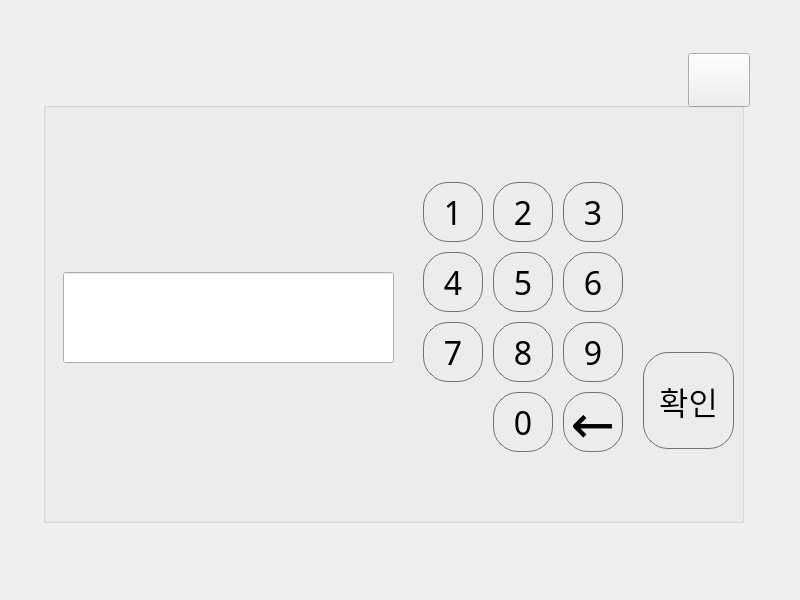
<?xml version="1.0" encoding="UTF-8"?>
<ui version="4.0">
 <class>D_set_para</class>
 <widget class="QDialog" name="D_set_para">
  <property name="geometry">
   <rect>
    <x>0</x>
    <y>0</y>
    <width>800</width>
    <height>600</height>
   </rect>
  </property>
  <property name="windowTitle">
   <string>Dialog</string>
  </property>
  <widget class="QLabel" name="l_bg">
   <property name="geometry">
    <rect>
     <x>0</x>
     <y>0</y>
     <width>800</width>
     <height>600</height>
    </rect>
   </property>
   <property name="palette">
    <palette>
     <active>
      <colorrole role="WindowText">
       <brush brushstyle="SolidPattern">
        <color alpha="255">
         <red>0</red>
         <green>0</green>
         <blue>0</blue>
        </color>
       </brush>
      </colorrole>
      <colorrole role="Button">
       <brush brushstyle="SolidPattern">
        <color alpha="255">
         <red>255</red>
         <green>254</green>
         <blue>253</blue>
        </color>
       </brush>
      </colorrole>
      <colorrole role="Light">
       <brush brushstyle="SolidPattern">
        <color alpha="255">
         <red>255</red>
         <green>255</green>
         <blue>255</blue>
        </color>
       </brush>
      </colorrole>
      <colorrole role="Midlight">
       <brush brushstyle="SolidPattern">
        <color alpha="255">
         <red>255</red>
         <green>254</green>
         <blue>254</blue>
        </color>
       </brush>
      </colorrole>
      <colorrole role="Dark">
       <brush brushstyle="SolidPattern">
        <color alpha="255">
         <red>127</red>
         <green>127</green>
         <blue>126</blue>
        </color>
       </brush>
      </colorrole>
      <colorrole role="Mid">
       <brush brushstyle="SolidPattern">
        <color alpha="255">
         <red>170</red>
         <green>169</green>
         <blue>169</blue>
        </color>
       </brush>
      </colorrole>
      <colorrole role="Text">
       <brush brushstyle="SolidPattern">
        <color alpha="255">
         <red>0</red>
         <green>0</green>
         <blue>0</blue>
        </color>
       </brush>
      </colorrole>
      <colorrole role="BrightText">
       <brush brushstyle="SolidPattern">
        <color alpha="255">
         <red>255</red>
         <green>255</green>
         <blue>255</blue>
        </color>
       </brush>
      </colorrole>
      <colorrole role="ButtonText">
       <brush brushstyle="SolidPattern">
        <color alpha="255">
         <red>0</red>
         <green>0</green>
         <blue>0</blue>
        </color>
       </brush>
      </colorrole>
      <colorrole role="Base">
       <brush brushstyle="SolidPattern">
        <color alpha="255">
         <red>255</red>
         <green>255</green>
         <blue>255</blue>
        </color>
       </brush>
      </colorrole>
      <colorrole role="Window">
       <brush brushstyle="SolidPattern">
        <color alpha="255">
         <red>255</red>
         <green>254</green>
         <blue>253</blue>
        </color>
       </brush>
      </colorrole>
      <colorrole role="Shadow">
       <brush brushstyle="SolidPattern">
        <color alpha="255">
         <red>0</red>
         <green>0</green>
         <blue>0</blue>
        </color>
       </brush>
      </colorrole>
      <colorrole role="AlternateBase">
       <brush brushstyle="SolidPattern">
        <color alpha="255">
         <red>255</red>
         <green>254</green>
         <blue>254</blue>
        </color>
       </brush>
      </colorrole>
      <colorrole role="ToolTipBase">
       <brush brushstyle="SolidPattern">
        <color alpha="255">
         <red>255</red>
         <green>255</green>
         <blue>220</blue>
        </color>
       </brush>
      </colorrole>
      <colorrole role="ToolTipText">
       <brush brushstyle="SolidPattern">
        <color alpha="255">
         <red>0</red>
         <green>0</green>
         <blue>0</blue>
        </color>
       </brush>
      </colorrole>
     </active>
     <inactive>
      <colorrole role="WindowText">
       <brush brushstyle="SolidPattern">
        <color alpha="255">
         <red>0</red>
         <green>0</green>
         <blue>0</blue>
        </color>
       </brush>
      </colorrole>
      <colorrole role="Button">
       <brush brushstyle="SolidPattern">
        <color alpha="255">
         <red>255</red>
         <green>254</green>
         <blue>253</blue>
        </color>
       </brush>
      </colorrole>
      <colorrole role="Light">
       <brush brushstyle="SolidPattern">
        <color alpha="255">
         <red>255</red>
         <green>255</green>
         <blue>255</blue>
        </color>
       </brush>
      </colorrole>
      <colorrole role="Midlight">
       <brush brushstyle="SolidPattern">
        <color alpha="255">
         <red>255</red>
         <green>254</green>
         <blue>254</blue>
        </color>
       </brush>
      </colorrole>
      <colorrole role="Dark">
       <brush brushstyle="SolidPattern">
        <color alpha="255">
         <red>127</red>
         <green>127</green>
         <blue>126</blue>
        </color>
       </brush>
      </colorrole>
      <colorrole role="Mid">
       <brush brushstyle="SolidPattern">
        <color alpha="255">
         <red>170</red>
         <green>169</green>
         <blue>169</blue>
        </color>
       </brush>
      </colorrole>
      <colorrole role="Text">
       <brush brushstyle="SolidPattern">
        <color alpha="255">
         <red>0</red>
         <green>0</green>
         <blue>0</blue>
        </color>
       </brush>
      </colorrole>
      <colorrole role="BrightText">
       <brush brushstyle="SolidPattern">
        <color alpha="255">
         <red>255</red>
         <green>255</green>
         <blue>255</blue>
        </color>
       </brush>
      </colorrole>
      <colorrole role="ButtonText">
       <brush brushstyle="SolidPattern">
        <color alpha="255">
         <red>0</red>
         <green>0</green>
         <blue>0</blue>
        </color>
       </brush>
      </colorrole>
      <colorrole role="Base">
       <brush brushstyle="SolidPattern">
        <color alpha="255">
         <red>255</red>
         <green>255</green>
         <blue>255</blue>
        </color>
       </brush>
      </colorrole>
      <colorrole role="Window">
       <brush brushstyle="SolidPattern">
        <color alpha="255">
         <red>255</red>
         <green>254</green>
         <blue>253</blue>
        </color>
       </brush>
      </colorrole>
      <colorrole role="Shadow">
       <brush brushstyle="SolidPattern">
        <color alpha="255">
         <red>0</red>
         <green>0</green>
         <blue>0</blue>
        </color>
       </brush>
      </colorrole>
      <colorrole role="AlternateBase">
       <brush brushstyle="SolidPattern">
        <color alpha="255">
         <red>255</red>
         <green>254</green>
         <blue>254</blue>
        </color>
       </brush>
      </colorrole>
      <colorrole role="ToolTipBase">
       <brush brushstyle="SolidPattern">
        <color alpha="255">
         <red>255</red>
         <green>255</green>
         <blue>220</blue>
        </color>
       </brush>
      </colorrole>
      <colorrole role="ToolTipText">
       <brush brushstyle="SolidPattern">
        <color alpha="255">
         <red>0</red>
         <green>0</green>
         <blue>0</blue>
        </color>
       </brush>
      </colorrole>
     </inactive>
     <disabled>
      <colorrole role="WindowText">
       <brush brushstyle="SolidPattern">
        <color alpha="255">
         <red>127</red>
         <green>127</green>
         <blue>126</blue>
        </color>
       </brush>
      </colorrole>
      <colorrole role="Button">
       <brush brushstyle="SolidPattern">
        <color alpha="255">
         <red>255</red>
         <green>254</green>
         <blue>253</blue>
        </color>
       </brush>
      </colorrole>
      <colorrole role="Light">
       <brush brushstyle="SolidPattern">
        <color alpha="255">
         <red>255</red>
         <green>255</green>
         <blue>255</blue>
        </color>
       </brush>
      </colorrole>
      <colorrole role="Midlight">
       <brush brushstyle="SolidPattern">
        <color alpha="255">
         <red>255</red>
         <green>254</green>
         <blue>254</blue>
        </color>
       </brush>
      </colorrole>
      <colorrole role="Dark">
       <brush brushstyle="SolidPattern">
        <color alpha="255">
         <red>127</red>
         <green>127</green>
         <blue>126</blue>
        </color>
       </brush>
      </colorrole>
      <colorrole role="Mid">
       <brush brushstyle="SolidPattern">
        <color alpha="255">
         <red>170</red>
         <green>169</green>
         <blue>169</blue>
        </color>
       </brush>
      </colorrole>
      <colorrole role="Text">
       <brush brushstyle="SolidPattern">
        <color alpha="255">
         <red>127</red>
         <green>127</green>
         <blue>126</blue>
        </color>
       </brush>
      </colorrole>
      <colorrole role="BrightText">
       <brush brushstyle="SolidPattern">
        <color alpha="255">
         <red>255</red>
         <green>255</green>
         <blue>255</blue>
        </color>
       </brush>
      </colorrole>
      <colorrole role="ButtonText">
       <brush brushstyle="SolidPattern">
        <color alpha="255">
         <red>127</red>
         <green>127</green>
         <blue>126</blue>
        </color>
       </brush>
      </colorrole>
      <colorrole role="Base">
       <brush brushstyle="SolidPattern">
        <color alpha="255">
         <red>255</red>
         <green>254</green>
         <blue>253</blue>
        </color>
       </brush>
      </colorrole>
      <colorrole role="Window">
       <brush brushstyle="SolidPattern">
        <color alpha="255">
         <red>255</red>
         <green>254</green>
         <blue>253</blue>
        </color>
       </brush>
      </colorrole>
      <colorrole role="Shadow">
       <brush brushstyle="SolidPattern">
        <color alpha="255">
         <red>0</red>
         <green>0</green>
         <blue>0</blue>
        </color>
       </brush>
      </colorrole>
      <colorrole role="AlternateBase">
       <brush brushstyle="SolidPattern">
        <color alpha="255">
         <red>255</red>
         <green>254</green>
         <blue>253</blue>
        </color>
       </brush>
      </colorrole>
      <colorrole role="ToolTipBase">
       <brush brushstyle="SolidPattern">
        <color alpha="255">
         <red>255</red>
         <green>255</green>
         <blue>220</blue>
        </color>
       </brush>
      </colorrole>
      <colorrole role="ToolTipText">
       <brush brushstyle="SolidPattern">
        <color alpha="255">
         <red>0</red>
         <green>0</green>
         <blue>0</blue>
        </color>
       </brush>
      </colorrole>
     </disabled>
    </palette>
   </property>
   <property name="focusPolicy">
    <enum>Qt::NoFocus</enum>
   </property>
   <property name="autoFillBackground">
    <bool>false</bool>
   </property>
   <property name="styleSheet">
    <string notr="true">background-image:url(&quot;:/new_images/1.png&quot;);</string>
   </property>
   <property name="text">
    <string/>
   </property>
  </widget>
  <widget class="QPushButton" name="b_close">
   <property name="geometry">
    <rect>
     <x>688</x>
     <y>53</y>
     <width>62</width>
     <height>54</height>
    </rect>
   </property>
   <property name="focusPolicy">
    <enum>Qt::NoFocus</enum>
   </property>
   <property name="text">
    <string/>
   </property>
   <property name="icon">
    <iconset>
     <normaloff>:/images/button/btn_Exit-01a.png</normaloff>
     <activeoff>:/images/button/btn_Exit-01b.png</activeoff>:/images/button/btn_Exit-01a.png</iconset>
   </property>
   <property name="iconSize">
    <size>
     <width>49</width>
     <height>47</height>
    </size>
   </property>
  </widget>
  <widget class="QLabel" name="l_bg_2">
   <property name="geometry">
    <rect>
     <x>39</x>
     <y>58</y>
     <width>709</width>
     <height>468</height>
    </rect>
   </property>
   <property name="palette">
    <palette>
     <active>
      <colorrole role="WindowText">
       <brush brushstyle="SolidPattern">
        <color alpha="255">
         <red>0</red>
         <green>0</green>
         <blue>0</blue>
        </color>
       </brush>
      </colorrole>
      <colorrole role="Button">
       <brush brushstyle="SolidPattern">
        <color alpha="255">
         <red>255</red>
         <green>254</green>
         <blue>253</blue>
        </color>
       </brush>
      </colorrole>
      <colorrole role="Light">
       <brush brushstyle="SolidPattern">
        <color alpha="255">
         <red>255</red>
         <green>255</green>
         <blue>255</blue>
        </color>
       </brush>
      </colorrole>
      <colorrole role="Midlight">
       <brush brushstyle="SolidPattern">
        <color alpha="255">
         <red>255</red>
         <green>254</green>
         <blue>254</blue>
        </color>
       </brush>
      </colorrole>
      <colorrole role="Dark">
       <brush brushstyle="SolidPattern">
        <color alpha="255">
         <red>127</red>
         <green>127</green>
         <blue>126</blue>
        </color>
       </brush>
      </colorrole>
      <colorrole role="Mid">
       <brush brushstyle="SolidPattern">
        <color alpha="255">
         <red>170</red>
         <green>169</green>
         <blue>169</blue>
        </color>
       </brush>
      </colorrole>
      <colorrole role="Text">
       <brush brushstyle="SolidPattern">
        <color alpha="255">
         <red>0</red>
         <green>0</green>
         <blue>0</blue>
        </color>
       </brush>
      </colorrole>
      <colorrole role="BrightText">
       <brush brushstyle="SolidPattern">
        <color alpha="255">
         <red>255</red>
         <green>255</green>
         <blue>255</blue>
        </color>
       </brush>
      </colorrole>
      <colorrole role="ButtonText">
       <brush brushstyle="SolidPattern">
        <color alpha="255">
         <red>0</red>
         <green>0</green>
         <blue>0</blue>
        </color>
       </brush>
      </colorrole>
      <colorrole role="Base">
       <brush brushstyle="SolidPattern">
        <color alpha="255">
         <red>255</red>
         <green>255</green>
         <blue>255</blue>
        </color>
       </brush>
      </colorrole>
      <colorrole role="Window">
       <brush brushstyle="SolidPattern">
        <color alpha="255">
         <red>255</red>
         <green>254</green>
         <blue>253</blue>
        </color>
       </brush>
      </colorrole>
      <colorrole role="Shadow">
       <brush brushstyle="SolidPattern">
        <color alpha="255">
         <red>0</red>
         <green>0</green>
         <blue>0</blue>
        </color>
       </brush>
      </colorrole>
      <colorrole role="AlternateBase">
       <brush brushstyle="SolidPattern">
        <color alpha="255">
         <red>255</red>
         <green>254</green>
         <blue>254</blue>
        </color>
       </brush>
      </colorrole>
      <colorrole role="ToolTipBase">
       <brush brushstyle="SolidPattern">
        <color alpha="255">
         <red>255</red>
         <green>255</green>
         <blue>220</blue>
        </color>
       </brush>
      </colorrole>
      <colorrole role="ToolTipText">
       <brush brushstyle="SolidPattern">
        <color alpha="255">
         <red>0</red>
         <green>0</green>
         <blue>0</blue>
        </color>
       </brush>
      </colorrole>
     </active>
     <inactive>
      <colorrole role="WindowText">
       <brush brushstyle="SolidPattern">
        <color alpha="255">
         <red>0</red>
         <green>0</green>
         <blue>0</blue>
        </color>
       </brush>
      </colorrole>
      <colorrole role="Button">
       <brush brushstyle="SolidPattern">
        <color alpha="255">
         <red>255</red>
         <green>254</green>
         <blue>253</blue>
        </color>
       </brush>
      </colorrole>
      <colorrole role="Light">
       <brush brushstyle="SolidPattern">
        <color alpha="255">
         <red>255</red>
         <green>255</green>
         <blue>255</blue>
        </color>
       </brush>
      </colorrole>
      <colorrole role="Midlight">
       <brush brushstyle="SolidPattern">
        <color alpha="255">
         <red>255</red>
         <green>254</green>
         <blue>254</blue>
        </color>
       </brush>
      </colorrole>
      <colorrole role="Dark">
       <brush brushstyle="SolidPattern">
        <color alpha="255">
         <red>127</red>
         <green>127</green>
         <blue>126</blue>
        </color>
       </brush>
      </colorrole>
      <colorrole role="Mid">
       <brush brushstyle="SolidPattern">
        <color alpha="255">
         <red>170</red>
         <green>169</green>
         <blue>169</blue>
        </color>
       </brush>
      </colorrole>
      <colorrole role="Text">
       <brush brushstyle="SolidPattern">
        <color alpha="255">
         <red>0</red>
         <green>0</green>
         <blue>0</blue>
        </color>
       </brush>
      </colorrole>
      <colorrole role="BrightText">
       <brush brushstyle="SolidPattern">
        <color alpha="255">
         <red>255</red>
         <green>255</green>
         <blue>255</blue>
        </color>
       </brush>
      </colorrole>
      <colorrole role="ButtonText">
       <brush brushstyle="SolidPattern">
        <color alpha="255">
         <red>0</red>
         <green>0</green>
         <blue>0</blue>
        </color>
       </brush>
      </colorrole>
      <colorrole role="Base">
       <brush brushstyle="SolidPattern">
        <color alpha="255">
         <red>255</red>
         <green>255</green>
         <blue>255</blue>
        </color>
       </brush>
      </colorrole>
      <colorrole role="Window">
       <brush brushstyle="SolidPattern">
        <color alpha="255">
         <red>255</red>
         <green>254</green>
         <blue>253</blue>
        </color>
       </brush>
      </colorrole>
      <colorrole role="Shadow">
       <brush brushstyle="SolidPattern">
        <color alpha="255">
         <red>0</red>
         <green>0</green>
         <blue>0</blue>
        </color>
       </brush>
      </colorrole>
      <colorrole role="AlternateBase">
       <brush brushstyle="SolidPattern">
        <color alpha="255">
         <red>255</red>
         <green>254</green>
         <blue>254</blue>
        </color>
       </brush>
      </colorrole>
      <colorrole role="ToolTipBase">
       <brush brushstyle="SolidPattern">
        <color alpha="255">
         <red>255</red>
         <green>255</green>
         <blue>220</blue>
        </color>
       </brush>
      </colorrole>
      <colorrole role="ToolTipText">
       <brush brushstyle="SolidPattern">
        <color alpha="255">
         <red>0</red>
         <green>0</green>
         <blue>0</blue>
        </color>
       </brush>
      </colorrole>
     </inactive>
     <disabled>
      <colorrole role="WindowText">
       <brush brushstyle="SolidPattern">
        <color alpha="255">
         <red>127</red>
         <green>127</green>
         <blue>126</blue>
        </color>
       </brush>
      </colorrole>
      <colorrole role="Button">
       <brush brushstyle="SolidPattern">
        <color alpha="255">
         <red>255</red>
         <green>254</green>
         <blue>253</blue>
        </color>
       </brush>
      </colorrole>
      <colorrole role="Light">
       <brush brushstyle="SolidPattern">
        <color alpha="255">
         <red>255</red>
         <green>255</green>
         <blue>255</blue>
        </color>
       </brush>
      </colorrole>
      <colorrole role="Midlight">
       <brush brushstyle="SolidPattern">
        <color alpha="255">
         <red>255</red>
         <green>254</green>
         <blue>254</blue>
        </color>
       </brush>
      </colorrole>
      <colorrole role="Dark">
       <brush brushstyle="SolidPattern">
        <color alpha="255">
         <red>127</red>
         <green>127</green>
         <blue>126</blue>
        </color>
       </brush>
      </colorrole>
      <colorrole role="Mid">
       <brush brushstyle="SolidPattern">
        <color alpha="255">
         <red>170</red>
         <green>169</green>
         <blue>169</blue>
        </color>
       </brush>
      </colorrole>
      <colorrole role="Text">
       <brush brushstyle="SolidPattern">
        <color alpha="255">
         <red>127</red>
         <green>127</green>
         <blue>126</blue>
        </color>
       </brush>
      </colorrole>
      <colorrole role="BrightText">
       <brush brushstyle="SolidPattern">
        <color alpha="255">
         <red>255</red>
         <green>255</green>
         <blue>255</blue>
        </color>
       </brush>
      </colorrole>
      <colorrole role="ButtonText">
       <brush brushstyle="SolidPattern">
        <color alpha="255">
         <red>127</red>
         <green>127</green>
         <blue>126</blue>
        </color>
       </brush>
      </colorrole>
      <colorrole role="Base">
       <brush brushstyle="SolidPattern">
        <color alpha="255">
         <red>255</red>
         <green>254</green>
         <blue>253</blue>
        </color>
       </brush>
      </colorrole>
      <colorrole role="Window">
       <brush brushstyle="SolidPattern">
        <color alpha="255">
         <red>255</red>
         <green>254</green>
         <blue>253</blue>
        </color>
       </brush>
      </colorrole>
      <colorrole role="Shadow">
       <brush brushstyle="SolidPattern">
        <color alpha="255">
         <red>0</red>
         <green>0</green>
         <blue>0</blue>
        </color>
       </brush>
      </colorrole>
      <colorrole role="AlternateBase">
       <brush brushstyle="SolidPattern">
        <color alpha="255">
         <red>255</red>
         <green>254</green>
         <blue>253</blue>
        </color>
       </brush>
      </colorrole>
      <colorrole role="ToolTipBase">
       <brush brushstyle="SolidPattern">
        <color alpha="255">
         <red>255</red>
         <green>255</green>
         <blue>220</blue>
        </color>
       </brush>
      </colorrole>
      <colorrole role="ToolTipText">
       <brush brushstyle="SolidPattern">
        <color alpha="255">
         <red>0</red>
         <green>0</green>
         <blue>0</blue>
        </color>
       </brush>
      </colorrole>
     </disabled>
    </palette>
   </property>
   <property name="focusPolicy">
    <enum>Qt::NoFocus</enum>
   </property>
   <property name="autoFillBackground">
    <bool>false</bool>
   </property>
   <property name="styleSheet">
    <string notr="true">background-image:url(&quot;:/new_images/sub_bg.png&quot;);</string>
   </property>
   <property name="text">
    <string/>
   </property>
  </widget>
  <widget class="QLabel" name="l_close">
   <property name="geometry">
    <rect>
     <x>702</x>
     <y>64</y>
     <width>37</width>
     <height>41</height>
    </rect>
   </property>
   <property name="styleSheet">
    <string notr="true">background-image:url(&quot;:/new_images/b_close.png&quot;);</string>
   </property>
   <property name="text">
    <string/>
   </property>
  </widget>
  <widget class="QLabel" name="l_title">
   <property name="geometry">
    <rect>
     <x>51</x>
     <y>68</y>
     <width>281</width>
     <height>26</height>
    </rect>
   </property>
   <property name="font">
    <font>
     <family>sunfont</family>
     <pointsize>24</pointsize>
    </font>
   </property>
   <property name="layoutDirection">
    <enum>Qt::LeftToRight</enum>
   </property>
   <property name="text">
    <string/>
   </property>
   <property name="alignment">
    <set>Qt::AlignCenter</set>
   </property>
  </widget>
  <widget class="QGroupBox" name="key_pad">
   <property name="geometry">
    <rect>
     <x>43</x>
     <y>102</y>
     <width>701</width>
     <height>421</height>
    </rect>
   </property>
   <property name="title">
    <string/>
   </property>
   <widget class="QPushButton" name="b_bs">
    <property name="geometry">
     <rect>
      <x>520</x>
      <y>290</y>
      <width>60</width>
      <height>60</height>
     </rect>
    </property>
    <property name="font">
     <font>
      <family>sunfont</family>
      <pointsize>40</pointsize>
     </font>
    </property>
    <property name="focusPolicy">
     <enum>Qt::NoFocus</enum>
    </property>
    <property name="styleSheet">
     <string>border: 1px solid rgb(112, 112, 112); 
Border-radius: 25px</string>
    </property>
    <property name="text">
     <string>←</string>
    </property>
   </widget>
   <widget class="QPushButton" name="b_0">
    <property name="geometry">
     <rect>
      <x>450</x>
      <y>290</y>
      <width>60</width>
      <height>60</height>
     </rect>
    </property>
    <property name="font">
     <font>
      <family>sunfont</family>
      <pointsize>24</pointsize>
     </font>
    </property>
    <property name="focusPolicy">
     <enum>Qt::NoFocus</enum>
    </property>
    <property name="styleSheet">
     <string>border: 1px solid rgb(112, 112, 112); 
Border-radius: 25px</string>
    </property>
    <property name="text">
     <string>0</string>
    </property>
   </widget>
   <widget class="QPushButton" name="b_4">
    <property name="geometry">
     <rect>
      <x>380</x>
      <y>150</y>
      <width>60</width>
      <height>60</height>
     </rect>
    </property>
    <property name="font">
     <font>
      <family>sunfont</family>
      <pointsize>24</pointsize>
     </font>
    </property>
    <property name="focusPolicy">
     <enum>Qt::NoFocus</enum>
    </property>
    <property name="styleSheet">
     <string notr="true">border: 1px solid rgb(112, 112, 112); 
Border-radius: 25px</string>
    </property>
    <property name="text">
     <string>4</string>
    </property>
   </widget>
   <widget class="QPushButton" name="b_9">
    <property name="geometry">
     <rect>
      <x>520</x>
      <y>220</y>
      <width>60</width>
      <height>60</height>
     </rect>
    </property>
    <property name="font">
     <font>
      <family>sunfont</family>
      <pointsize>24</pointsize>
     </font>
    </property>
    <property name="focusPolicy">
     <enum>Qt::NoFocus</enum>
    </property>
    <property name="styleSheet">
     <string>border: 1px solid rgb(112, 112, 112); 
Border-radius: 25px</string>
    </property>
    <property name="text">
     <string>9</string>
    </property>
   </widget>
   <widget class="QPushButton" name="b_1">
    <property name="geometry">
     <rect>
      <x>380</x>
      <y>80</y>
      <width>60</width>
      <height>60</height>
     </rect>
    </property>
    <property name="font">
     <font>
      <family>sunfont</family>
      <pointsize>24</pointsize>
      <kerning>true</kerning>
     </font>
    </property>
    <property name="focusPolicy">
     <enum>Qt::NoFocus</enum>
    </property>
    <property name="autoFillBackground">
     <bool>false</bool>
    </property>
    <property name="styleSheet">
     <string>border: 1px solid rgb(112, 112, 112); 
Border-radius: 25px</string>
    </property>
    <property name="text">
     <string>1</string>
    </property>
    <property name="checkable">
     <bool>false</bool>
    </property>
    <property name="autoRepeat">
     <bool>false</bool>
    </property>
    <property name="autoDefault">
     <bool>true</bool>
    </property>
    <property name="default">
     <bool>false</bool>
    </property>
    <property name="flat">
     <bool>false</bool>
    </property>
   </widget>
   <widget class="QPushButton" name="b_6">
    <property name="geometry">
     <rect>
      <x>520</x>
      <y>150</y>
      <width>60</width>
      <height>60</height>
     </rect>
    </property>
    <property name="font">
     <font>
      <family>sunfont</family>
      <pointsize>24</pointsize>
     </font>
    </property>
    <property name="focusPolicy">
     <enum>Qt::NoFocus</enum>
    </property>
    <property name="styleSheet">
     <string>border: 1px solid rgb(112, 112, 112); 
Border-radius: 25px</string>
    </property>
    <property name="text">
     <string>6</string>
    </property>
   </widget>
   <widget class="QPushButton" name="b_2">
    <property name="geometry">
     <rect>
      <x>450</x>
      <y>80</y>
      <width>60</width>
      <height>60</height>
     </rect>
    </property>
    <property name="font">
     <font>
      <family>sunfont</family>
      <pointsize>24</pointsize>
     </font>
    </property>
    <property name="focusPolicy">
     <enum>Qt::NoFocus</enum>
    </property>
    <property name="styleSheet">
     <string>border: 1px solid rgb(112, 112, 112); 
Border-radius: 25px</string>
    </property>
    <property name="text">
     <string>2</string>
    </property>
   </widget>
   <widget class="QPushButton" name="b_3">
    <property name="geometry">
     <rect>
      <x>520</x>
      <y>80</y>
      <width>60</width>
      <height>60</height>
     </rect>
    </property>
    <property name="font">
     <font>
      <family>sunfont</family>
      <pointsize>24</pointsize>
     </font>
    </property>
    <property name="focusPolicy">
     <enum>Qt::NoFocus</enum>
    </property>
    <property name="styleSheet">
     <string>border: 1px solid rgb(112, 112, 112); 
Border-radius: 25px</string>
    </property>
    <property name="text">
     <string>3</string>
    </property>
   </widget>
   <widget class="QPushButton" name="b_5">
    <property name="geometry">
     <rect>
      <x>450</x>
      <y>150</y>
      <width>60</width>
      <height>60</height>
     </rect>
    </property>
    <property name="font">
     <font>
      <family>sunfont</family>
      <pointsize>24</pointsize>
     </font>
    </property>
    <property name="focusPolicy">
     <enum>Qt::NoFocus</enum>
    </property>
    <property name="styleSheet">
     <string>border: 1px solid rgb(112, 112, 112); 
Border-radius: 25px</string>
    </property>
    <property name="text">
     <string>5</string>
    </property>
   </widget>
   <widget class="QPushButton" name="b_7">
    <property name="geometry">
     <rect>
      <x>380</x>
      <y>220</y>
      <width>60</width>
      <height>60</height>
     </rect>
    </property>
    <property name="font">
     <font>
      <family>sunfont</family>
      <pointsize>24</pointsize>
     </font>
    </property>
    <property name="focusPolicy">
     <enum>Qt::NoFocus</enum>
    </property>
    <property name="styleSheet">
     <string>border: 1px solid rgb(112, 112, 112); 
Border-radius: 25px</string>
    </property>
    <property name="text">
     <string>7</string>
    </property>
   </widget>
   <widget class="QPushButton" name="b_8">
    <property name="geometry">
     <rect>
      <x>450</x>
      <y>220</y>
      <width>60</width>
      <height>60</height>
     </rect>
    </property>
    <property name="font">
     <font>
      <family>sunfont</family>
      <pointsize>24</pointsize>
     </font>
    </property>
    <property name="focusPolicy">
     <enum>Qt::NoFocus</enum>
    </property>
    <property name="styleSheet">
     <string notr="true">border: 1px solid rgb(112, 112, 112); 
Border-radius: 25px</string>
    </property>
    <property name="text">
     <string>8</string>
    </property>
   </widget>
   <widget class="QPushButton" name="b_enter">
    <property name="geometry">
     <rect>
      <x>600</x>
      <y>250</y>
      <width>91</width>
      <height>97</height>
     </rect>
    </property>
    <property name="font">
     <font>
      <family>sunfont</family>
      <pointsize>24</pointsize>
     </font>
    </property>
    <property name="focusPolicy">
     <enum>Qt::NoFocus</enum>
    </property>
    <property name="styleSheet">
     <string>border: 1px solid rgb(112, 112, 112); 
Border-radius: 25px</string>
    </property>
    <property name="text">
     <string>확인</string>
    </property>
   </widget>
   <widget class="QLineEdit" name="lineEdit">
    <property name="geometry">
     <rect>
      <x>20</x>
      <y>170</y>
      <width>331</width>
      <height>91</height>
     </rect>
    </property>
    <property name="palette">
     <palette>
      <active>
       <colorrole role="Highlight">
        <brush brushstyle="SolidPattern">
         <color alpha="255">
          <red>255</red>
          <green>85</green>
          <blue>0</blue>
         </color>
        </brush>
       </colorrole>
      </active>
      <inactive>
       <colorrole role="Highlight">
        <brush brushstyle="SolidPattern">
         <color alpha="255">
          <red>255</red>
          <green>85</green>
          <blue>0</blue>
         </color>
        </brush>
       </colorrole>
      </inactive>
      <disabled>
       <colorrole role="Highlight">
        <brush brushstyle="SolidPattern">
         <color alpha="255">
          <red>240</red>
          <green>240</green>
          <blue>240</blue>
         </color>
        </brush>
       </colorrole>
      </disabled>
     </palette>
    </property>
    <property name="font">
     <font>
      <family>sunfont</family>
      <pointsize>45</pointsize>
     </font>
    </property>
    <property name="text">
     <string/>
    </property>
   </widget>
   <widget class="QLabel" name="l_title_2">
    <property name="geometry">
     <rect>
      <x>20</x>
      <y>130</y>
      <width>281</width>
      <height>31</height>
     </rect>
    </property>
    <property name="font">
     <font>
      <family>sunfont</family>
      <pointsize>24</pointsize>
     </font>
    </property>
    <property name="layoutDirection">
     <enum>Qt::LeftToRight</enum>
    </property>
    <property name="text">
     <string/>
    </property>
    <property name="alignment">
     <set>Qt::AlignCenter</set>
    </property>
   </widget>
   <zorder>b_bs</zorder>
   <zorder>b_0</zorder>
   <zorder>b_4</zorder>
   <zorder>b_9</zorder>
   <zorder>b_1</zorder>
   <zorder>b_6</zorder>
   <zorder>b_2</zorder>
   <zorder>b_3</zorder>
   <zorder>b_5</zorder>
   <zorder>b_7</zorder>
   <zorder>b_8</zorder>
   <zorder>lineEdit</zorder>
   <zorder>b_enter</zorder>
   <zorder>l_title_2</zorder>
  </widget>
  <zorder>l_bg</zorder>
  <zorder>l_bg_2</zorder>
  <zorder>l_close</zorder>
  <zorder>l_title</zorder>
  <zorder>b_close</zorder>
  <zorder>key_pad</zorder>
 </widget>
 <resources/>
 <connections/>
</ui>
